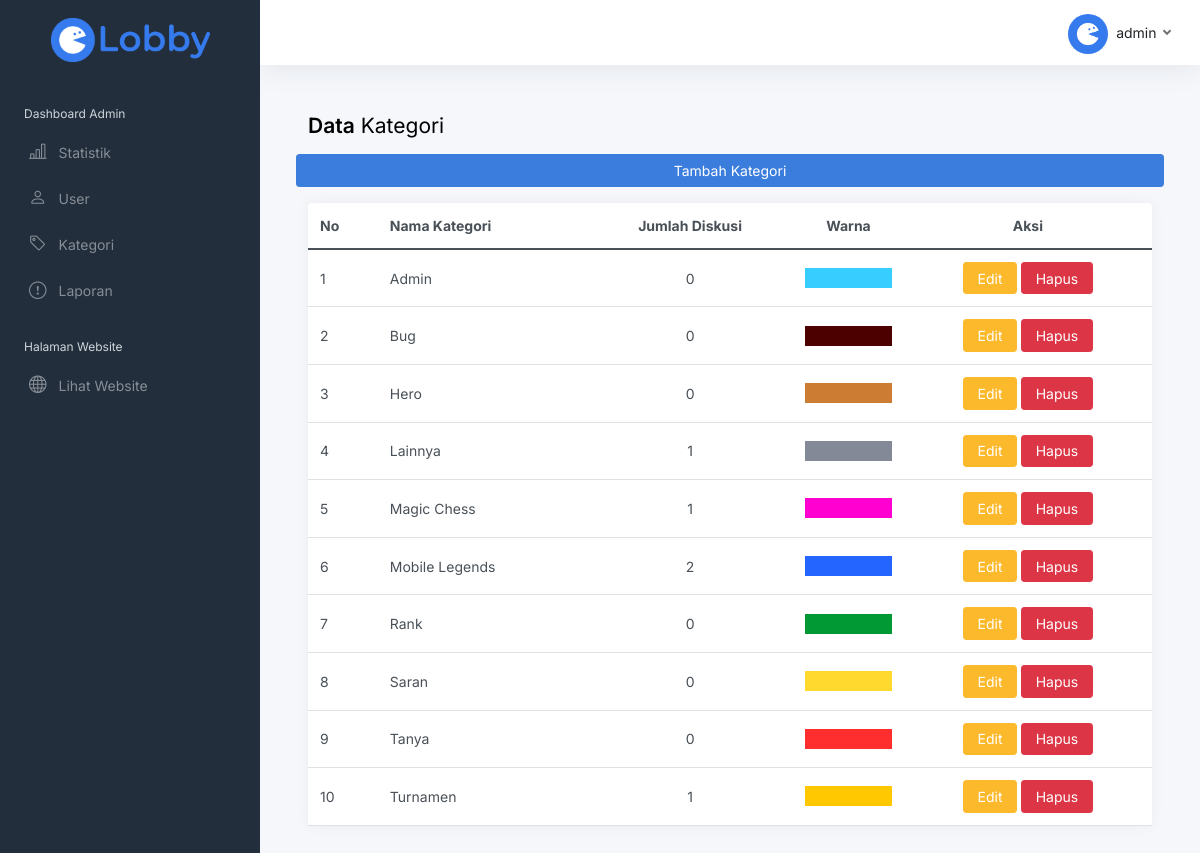
The page /admin/datakategori.php (signed in) on the database as committed earlier.
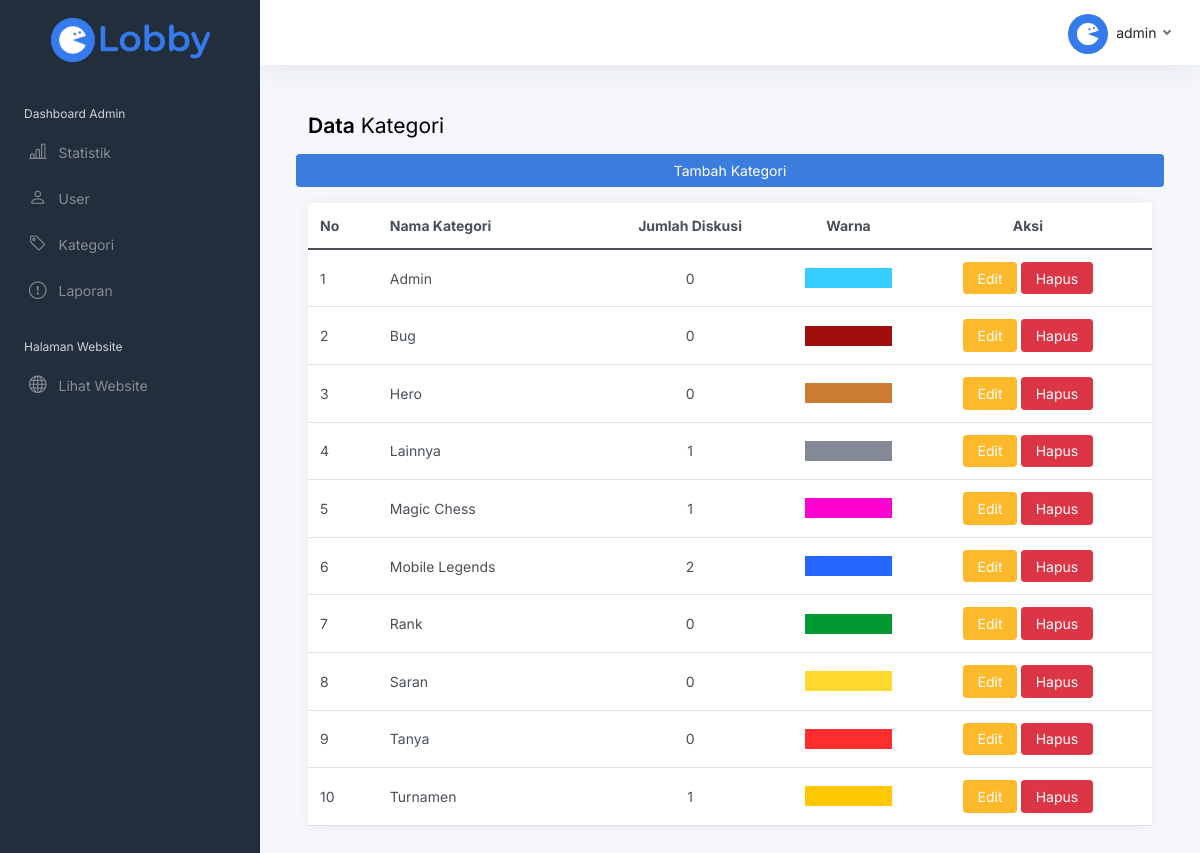
The same page on the database as committed later.
### tables this page shows
CREATE TABLE `kategori` (
  `id` int(11) NOT NULL AUTO_INCREMENT,
  `nama_kategori` varchar(50) DEFAULT NULL,
  `warna` varchar(10) DEFAULT NULL,
  PRIMARY KEY (`id`)
);

### admin/datakategori.php (the view, shortened to what this page needs)
<?php
include "../config.php";
?>
<!DOCTYPE html>
<html lang="en">
<?php
include "php/head.php";
?>
<body>
    <div class="wrapper">
        <?php
        include "php/sidebar.php";
        ?>
        <div class="main">
            <?php
            include "php/navbar.php";
            ?>
            <main class="content">
                <div class="container-fluid p-0">
                    <h1 class="h3 mb-3"><strong>Data</strong> Kategori</h1>
                    <div class="row">
                        <a class="btn btn-primary mb-3" data-bs-toggle="modal" data-bs-target="#tambahModal">Tambah Kategori</a>
                        <div class="col-12 col-lg-12 col-xxl-12 d-flex">
                            <div class="card flex-fill">
                                <table class="table table-hover my-0 table-admin">
                                    <thead>
                                        <tr>
                                            <th>No</th>
                                            <th class="d-none d-xl-table-cell">Nama Kategori</th>
                                            <th class="d-none d-xl-table-cell text-center">Jumlah Diskusi</th>
                                            <th class="d-none d-md-table-cell text-center">Warna</th>
                                            <th class="d-none d-md-table-cell text-center">Aksi</th>
                                        </tr>
                                    </thead>
                                    <tbody>
                                        <?php
                                        $i = 0;
                                        $kategori = mysqli_query(
                                            $conn,
                                            "SELECT * FROM kategori ORDER BY nama_kategori"
                                        );
                                        while ($data = mysqli_fetch_array($kategori)) {
                                            $i++;
                                            $id_kat = $data['id'];
                                            $jmlkategori = mysqli_query(
                                                $conn,
                                                "SELECT COUNT(kategori) AS jmlPost FROM post WHERE kategori = '$id_kat'"
                                            );
                                            $datakat = mysqli_fetch_array($jmlkategori);
                                        ?>
                                            <tr>
                                                <td><?php echo $i ?></td>
                                                <td class="d-none d-xl-table-cell"><?php echo $data['nama_kategori'] ?></td>
                                                <td class="d-none d-md-table-cell text-center">
                                                    <?php echo $datakat['jmlPost']; ?>
                                                </td>
                                                <td>
                                                    <div class="text-center" style="background-color: <?php echo $data['warna']; ?>;width:100%;height:20px;">
                                                    </div>
                                                </td>
                                                <td class="text-center">
                                                    <a class="btn btn-warning" data-bs-toggle="modal" data-bs-target="#editModal<?php echo $data['id']; ?>">Edit</a>
                                                    <a class="btn btn-danger" href="delete_kategori.php?id=<?php echo $data['id']; ?>">Hapus</a>
                                                </td>
                                            </tr>
                                        <?php
                                        }
                                        ?>
                                    </tbody>
                                </table>
                            </div>
                        </div>
                    </div>
                </div>
            </main>
        </div>
    </div>
</body>

Rows that differ between the two databases and show on the page:
changed kategori "Bug": warna "#4d0000" → "#a00d0d" (drawn)
